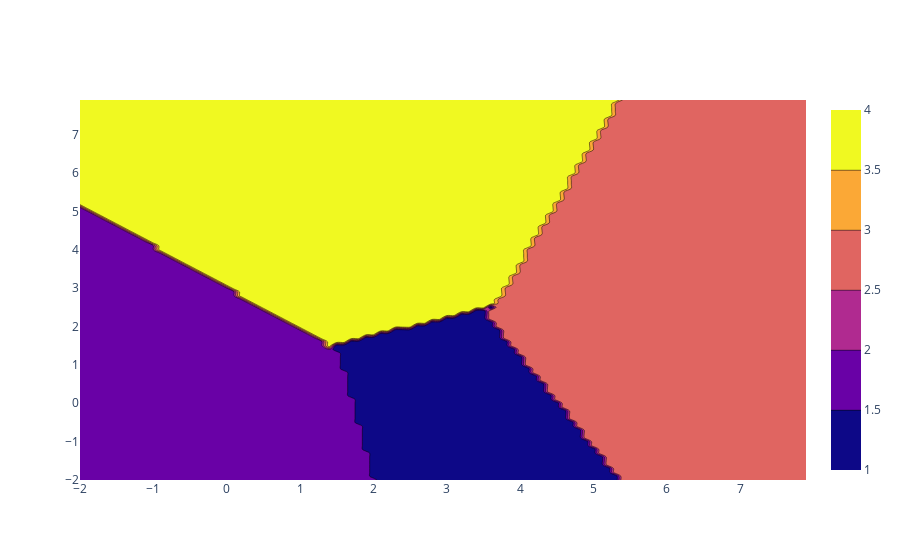

Here is the notebook cell this chart was saved with:
### Code cell
fig = go.Figure(data =
    go.Contour(
        x=test[:,0],y=test[:,1],z=classeTest
    ))

fig

### Figure 1 — Plotly figure (JSON) as saved in the notebook; plotly's stock layout.template omitted (floating-point values rounded to 4 significant figures; data arrays with more than 128 entries replaced by an {"elided": "..."} marker saying what was removed)
{"data": [{"type": "contour", "x": {"elided": "10000 float values"}, "y": {"elided": "10000 float values"}, "z": {"elided": "10000 int values"}}], "layout": {}}
